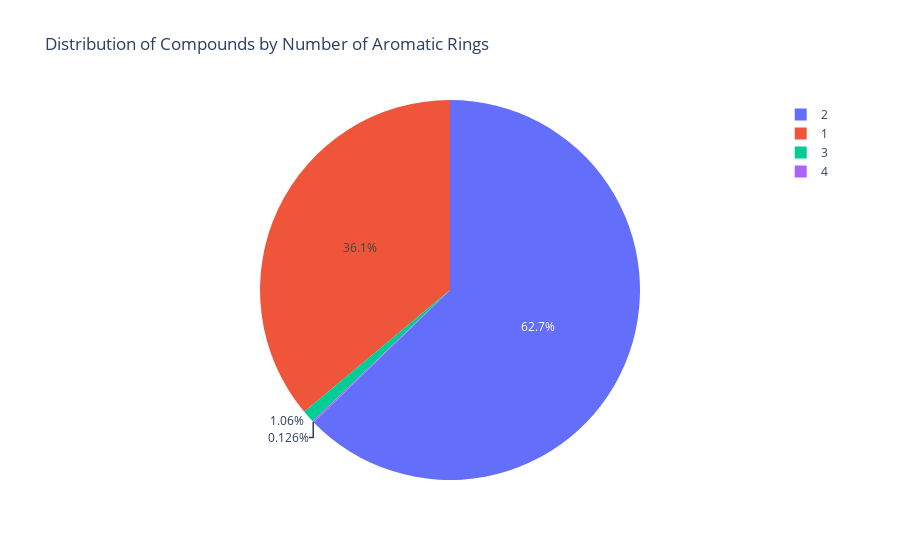

Notebook code for this chart:
### Code cell
import pandas as pd
import plotly.express as px

# Assuming 'molecules_properties_admet_data' DataFrame exists and contains columns 'number_of_aromatic_rings'

# Filter out compounds with 0 aromatic rings
filtered_data = molecules_properties_admet_data[(molecules_properties_admet_data['number_of_aromatic_rings'] > 0) & (molecules_properties_admet_data['number_of_aromatic_rings'] < 5) ]

# Count the number of compounds for each number of aromatic rings
count_by_aromatic_rings = filtered_data['number_of_aromatic_rings'].value_counts().reset_index()
count_by_aromatic_rings.columns = ['number_of_aromatic_rings', 'count']

# # Add buffer value to slices for bottom 8 aromatic rings
# buffer_value = 10
# count_by_aromatic_rings.loc[count_by_aromatic_rings['number_of_aromatic_rings'] <= 8, 'count'] += buffer_value

# Create pie chart
fig = px.pie(count_by_aromatic_rings, names='number_of_aromatic_rings', values='count', 
             title='Distribution of Compounds by Number of Aromatic Rings')

# Show the plot
fig.show()

### Figure 1 — Plotly figure (JSON) as saved in the notebook; plotly's stock layout.template omitted (floating-point values rounded to 4 significant figures)
{"data": [{"domain": {"x": [0, 1], "y": [0, 1]}, "hovertemplate": "number_of_aromatic_rings=%{label}<br>count=%{value}<extra></extra>", "labels": [2, 1, 3, 4], "legendgroup": "", "name": "", "showlegend": true, "type": "pie", "values": [6959, 4003, 118, 14]}], "layout": {"legend": {"tracegroupgap": 0}, "title": {"text": "Distribution of Compounds by Number of Aromatic Rings"}}}
